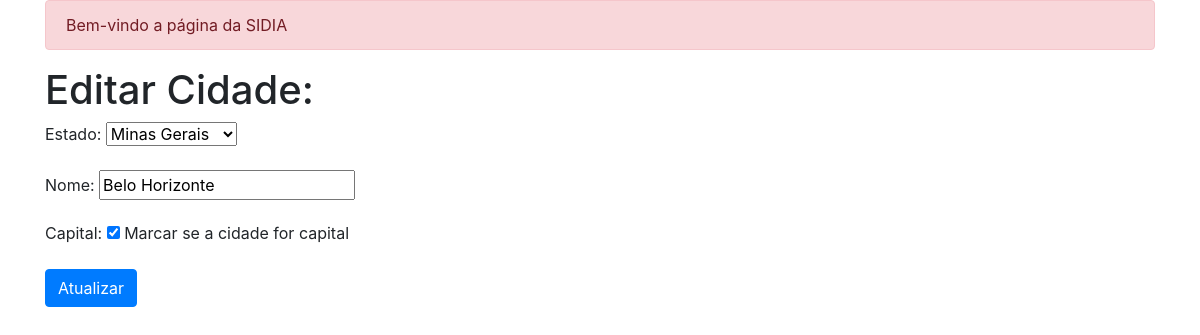
/update/5/ (signed in), run on the app's committed database.
### cadastros/models.py (models this page shows, shortened)
class Cidade(models.Model):
    estado = models.ForeignKey(Estado, on_delete=models.PROTECT, null=True, blank=False)
    nome = models.CharField(max_length=100, unique=True)
    capital = models.BooleanField(default=False, help_text='Marcar se a cidade for capital')

class Estado(models.Model):
    pais = models.ForeignKey(Pais, on_delete=models.PROTECT)
    nome = models.CharField(max_length=80)
    def __str__(self):
        return self.nome
    class Meta:
        ordering = ('nome', )

### cadastros/views.py (the view)
# urls.py: path('update/<int:pk>/', login_required(CidadeUpdate.as_view()), name='cidades-editar'),
class CidadeUpdate(UpdateView, SuccessMessageMixin):
    model = Cidade
    form_class = CidadeForm
    template_name = 'cadastros/edita_cidades.html'
    success_url = reverse_lazy('cidades-list')
    success_message = 'Cadastro atualizado com sucesso!'

### cadastros/forms.py (shortened to what this page needs)
class CidadeForm(forms.ModelForm):
    class Meta:
        model = Cidade
        fields = '__all__'

### cadastros/templates/cadastros/edita_cidades.html (shortened to what this page needs)
{% extends 'base.html' %}
{% block conteudo %}
    <h1>Editar Cidade:</h1>
    <form method="POST">
        {{ form.as_p }}
        <input type="submit" value="Atualizar" class="btn btn-primary">
    </form>
{% endblock %}

### data on the page
Cidade: estado "Minas Gerais", capital "☑"
Estado: nome "Belo Horizonte"
